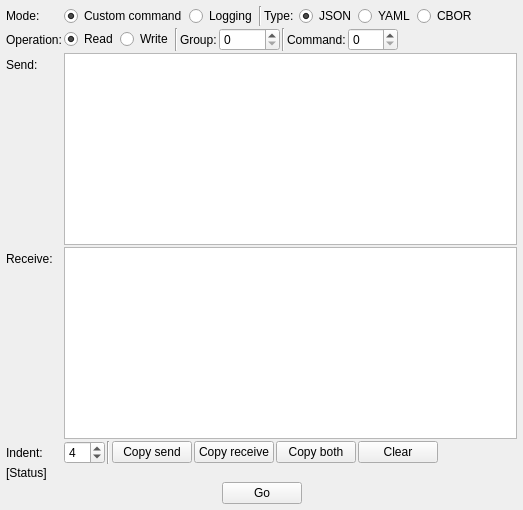
         <widget class="QWidget" name="tab_custom">
          <attribute name="title">
           <string>Custom</string>
          </attribute>
          <layout class="QVBoxLayout" name="verticalLayout_5">
           <property name="spacing">
            <number>2</number>
           </property>
           <property name="leftMargin">
            <number>6</number>
           </property>
           <property name="topMargin">
            <number>6</number>
           </property>
           <property name="rightMargin">
            <number>6</number>
           </property>
           <property name="bottomMargin">
            <number>6</number>
           </property>
           <item>
            <layout class="QFormLayout" name="formLayout_3">
             <property name="horizontalSpacing">
              <number>2</number>
             </property>
             <property name="verticalSpacing">
              <number>2</number>
             </property>
             <item row="0" column="0">
              <widget class="QLabel" name="label_38">
               <property name="text">
                <string>Mode:</string>
               </property>
              </widget>
             </item>
             <item row="0" column="1">
              <layout class="QHBoxLayout" name="horizontalLayout_26">
               <property name="spacing">
                <number>2</number>
               </property>
               <item>
                <widget class="QRadioButton" name="radio_custom_custom">
                 <property name="text">
                  <string>Custom command</string>
                 </property>
                 <property name="checked">
                  <bool>true</bool>
                 </property>
                 <attribute name="buttonGroup">
                  <string notr="true">buttonGroup_4</string>
                 </attribute>
                </widget>
               </item>
               <item>
                <widget class="QRadioButton" name="radio_custom_logging">
                 <property name="text">
                  <string>Logging</string>
                 </property>
                 <attribute name="buttonGroup">
                  <string notr="true">buttonGroup_4</string>
                 </attribute>
                </widget>
               </item>
               <item>
                <widget class="Line" name="line_7">
                 <property name="orientation">
                  <enum>Qt::Orientation::Vertical</enum>
                 </property>
                </widget>
               </item>
               <item>
                <widget class="QLabel" name="label_39">
                 <property name="text">
                  <string>Type: </string>
                 </property>
                </widget>
               </item>
               <item>
                <widget class="QRadioButton" name="radio_custom_json">
                 <property name="text">
                  <string>JSON</string>
                 </property>
                 <property name="checked">
                  <bool>true</bool>
                 </property>
                 <attribute name="buttonGroup">
                  <string notr="true">buttonGroup_5</string>
                 </attribute>
                </widget>
               </item>
               <item>
                <widget class="QRadioButton" name="radio_custom_yaml">
                 <property name="enabled">
                  <bool>true</bool>
                 </property>
                 <property name="text">
                  <string>YAML</string>
                 </property>
                 <attribute name="buttonGroup">
                  <string notr="true">buttonGroup_5</string>
                 </attribute>
                </widget>
               </item>
               <item>
                <widget class="QRadioButton" name="radio_custom_cbor">
                 <property name="text">
                  <string>CBOR</string>
                 </property>
                 <attribute name="buttonGroup">
                  <string notr="true">buttonGroup_5</string>
                 </attribute>
                </widget>
               </item>
               <item>
                <spacer name="horizontalSpacer_26">
                 <property name="orientation">
                  <enum>Qt::Orientation::Horizontal</enum>
                 </property>
                 <property name="sizeHint" stdset="0">
                  <size>
                   <width>40</width>
                   <height>20</height>
                  </size>
                 </property>
                </spacer>
               </item>
              </layout>
             </item>
             <item row="1" column="0">
              <widget class="QLabel" name="label_40">
               <property name="text">
                <string>Operation:</string>
               </property>
              </widget>
             </item>
             <item row="1" column="1">
              <layout class="QHBoxLayout" name="horizontalLayout_28">
               <item>
                <widget class="QRadioButton" name="radio_custom_read">
                 <property name="text">
                  <string>Read</string>
                 </property>
                 <property name="checked">
                  <bool>true</bool>
                 </property>
                 <attribute name="buttonGroup">
                  <string notr="true">buttonGroup_6</string>
                 </attribute>
                </widget>
               </item>
               <item>
                <widget class="QRadioButton" name="radio_custom_write">
                 <property name="text">
                  <string>Write</string>
                 </property>
                 <attribute name="buttonGroup">
                  <string notr="true">buttonGroup_6</string>
                 </attribute>
                </widget>
               </item>
               <item>
                <widget class="Line" name="line_5">
                 <property name="orientation">
                  <enum>Qt::Orientation::Vertical</enum>
                 </property>
                </widget>
               </item>
               <item>
                <widget class="QLabel" name="label_41">
                 <property name="text">
                  <string>Group:</string>
                 </property>
                </widget>
               </item>
               <item>
                <widget class="QSpinBox" name="edit_custom_group">
                 <property name="minimumSize">
                  <size>
                   <width>60</width>
                   <height>0</height>
                  </size>
                 </property>
                 <property name="maximumSize">
                  <size>
                   <width>16777215</width>
                   <height>16777215</height>
                  </size>
                 </property>
                 <property name="maximum">
                  <number>65535</number>
                 </property>
                </widget>
               </item>
               <item>
                <widget class="Line" name="line_6">
                 <property name="orientation">
                  <enum>Qt::Orientation::Vertical</enum>
                 </property>
                </widget>
               </item>
               <item>
                <widget class="QLabel" name="label_42">
                 <property name="text">
                  <string>Command:</string>
                 </property>
                </widget>
               </item>
               <item>
                <widget class="QSpinBox" name="edit_custom_command">
                 <property name="minimumSize">
                  <size>
                   <width>50</width>
                   <height>0</height>
                  </size>
                 </property>
                 <property name="maximum">
                  <number>255</number>
                 </property>
                </widget>
               </item>
               <item>
                <spacer name="horizontalSpacer_28">
                 <property name="orientation">
                  <enum>Qt::Orientation::Horizontal</enum>
                 </property>
                 <property name="sizeHint" stdset="0">
                  <size>
                   <width>40</width>
                   <height>20</height>
                  </size>
                 </property>
                </spacer>
               </item>
              </layout>
             </item>
             <item row="2" column="0">
              <widget class="QLabel" name="label_35">
               <property name="text">
                <string>Send:</string>
               </property>
              </widget>
             </item>
             <item row="2" column="1">
              <widget class="QPlainTextEdit" name="edit_custom_send">
               <property name="undoRedoEnabled">
                <bool>false</bool>
               </property>
               <property name="readOnly">
                <bool>true</bool>
               </property>
              </widget>
             </item>
             <item row="3" column="0">
              <widget class="QLabel" name="label_36">
               <property name="text">
                <string>Receive:</string>
               </property>
              </widget>
             </item>
             <item row="3" column="1">
              <widget class="QPlainTextEdit" name="edit_custom_receive">
               <property name="undoRedoEnabled">
                <bool>false</bool>
               </property>
               <property name="readOnly">
                <bool>true</bool>
               </property>
              </widget>
             </item>
             <item row="4" column="0">
              <widget class="QLabel" name="label_37">
               <property name="text">
                <string>Indent:</string>
               </property>
              </widget>
             </item>
             <item row="4" column="1">
              <layout class="QHBoxLayout" name="horizontalLayout_25">
               <property name="spacing">
                <number>2</number>
               </property>
               <item>
                <widget class="QSpinBox" name="edit_custom_indent">
                 <property name="minimumSize">
                  <size>
                   <width>40</width>
                   <height>0</height>
                  </size>
                 </property>
                 <property name="minimum">
                  <number>1</number>
                 </property>
                 <property name="maximum">
                  <number>16</number>
                 </property>
                 <property name="value">
                  <number>4</number>
                 </property>
                </widget>
               </item>
               <item>
                <widget class="Line" name="line_4">
                 <property name="orientation">
                  <enum>Qt::Orientation::Vertical</enum>
                 </property>
                </widget>
               </item>
               <item>
                <widget class="QPushButton" name="btn_custom_copy_send">
                 <property name="text">
                  <string>Copy send</string>
                 </property>
                </widget>
               </item>
               <item>
                <widget class="QPushButton" name="btn_custom_copy_receive">
                 <property name="text">
                  <string>Copy receive</string>
                 </property>
                </widget>
               </item>
               <item>
                <widget class="QPushButton" name="btn_custom_copy_both">
                 <property name="text">
                  <string>Copy both</string>
                 </property>
                </widget>
               </item>
               <item>
                <widget class="QPushButton" name="btn_custom_clear">
                 <property name="text">
                  <string>Clear</string>
                 </property>
                </widget>
               </item>
               <item>
                <spacer name="horizontalSpacer_25">
                 <property name="orientation">
                  <enum>Qt::Orientation::Horizontal</enum>
                 </property>
                 <property name="sizeHint" stdset="0">
                  <size>
                   <width>40</width>
                   <height>20</height>
                  </size>
                 </property>
                </spacer>
               </item>
              </layout>
             </item>
            </layout>
           </item>
           <item>
            <widget class="QLabel" name="lbl_custom_status">
             <property name="text">
              <string>[Status]</string>
             </property>
            </widget>
           </item>
           <item>
            <layout class="QHBoxLayout" name="horizontalLayout_24">
             <property name="spacing">
              <number>2</number>
             </property>
             <item>
              <spacer name="horizontalSpacer_23">
               <property name="orientation">
                <enum>Qt::Orientation::Horizontal</enum>
               </property>
               <property name="sizeHint" stdset="0">
                <size>
                 <width>20</width>
                 <height>20</height>
                </size>
               </property>
              </spacer>
             </item>
             <item>
              <widget class="QPushButton" name="btn_custom_go">
               <property name="enabled">
                <bool>true</bool>
               </property>
               <property name="text">
                <string>Go</string>
               </property>
              </widget>
             </item>
             <item>
              <spacer name="horizontalSpacer_24">
               <property name="orientation">
                <enum>Qt::Orientation::Horizontal</enum>
               </property>
               <property name="sizeHint" stdset="0">
                <size>
                 <width>20</width>
                 <height>20</height>
                </size>
               </property>
              </spacer>
             </item>
            </layout>
           </item>
          </layout>
         </widget>
